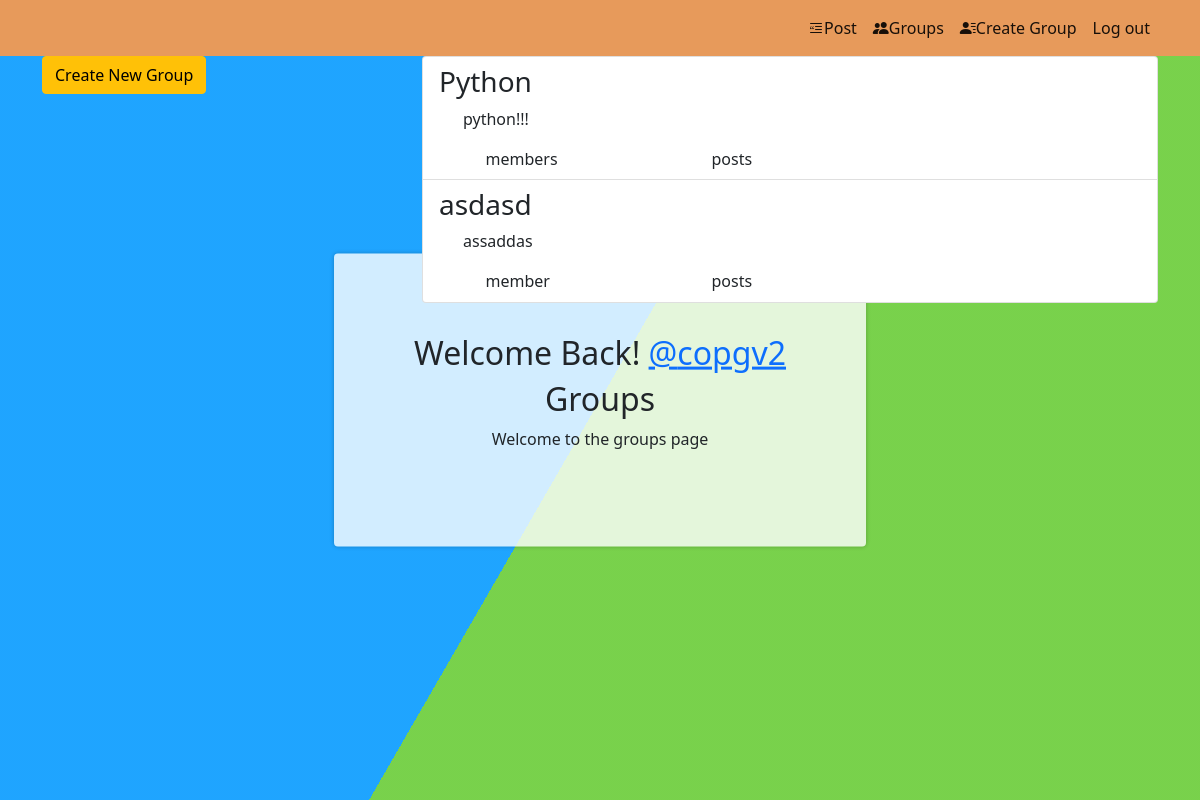
Page /groups/ (signed in) on the committed database.
### groups/models.py (models this page shows, shortened)
class Group(models.Model):
    name = models.CharField(max_length=256,unique=True)
    slug = models.SlugField(max_length=256,unique=True)
    description = models.TextField(default='',blank=True)
    description_html = models.TextField(editable=False, default='', blank=True)
    members = models.ManyToManyField(User,through='GroupMember')
    class Meta:
        ordering = ['name']

### groups/views.py (the view)
class ListGroup(generic.ListView):
    model = Group

### groups/templates/groups/group_list.html
{% extends 'groups/group_base.html' %}
{% block pregroup %}
<div class="col-md-4">
    <div class="content">
        {% if user.is_authenticated %}
        <h2>Welcome Back!
            <a href="{% url 'posts:for_user' username=user.username %}">@{{user.username }}</a>
        </h2>
        {% endif %}
        <h2>Groups</h2>
        <p> Welcome to the groups page </p>
    </div>
    {% if user.is_authenticated %}
    <a href="{% url 'groups:create' %}" class='btn btn-md btn-fill btn-warning'>
        <span class="glyphicon glyphicon-plus-sign">Create New Group</span>
    </a>
    {% endif %}
</div>
{% endblock pregroup %}
{% block group_content %}
<div class="col-md-8">
    <div class="list-group">
        {% for group in object_list %}
        <a href="{% url 'groups:single' slug=group.slug %} " class='list-group-item'>
            <h3 class='title list-group-item-heading'> {{group.name}} </h3>
            <div class="list-group-item-text container-fluid ">
                {{group.description_html|safe}}
                <div class="row">
                    <div class="col-md-4">
                        <span class='badge'> {{group.members.count}} </span>member{{group.members.count|pluralize}}
                    </div>
                    <div class="col-md-4">
                        <span class='badge'> {{group.posts.count}} </span>post{{group.posts.count|pluralize}}
                    </div>
                </div>
            </div>
        </a>
        {% endfor %}
    </div>
</div>
{% endblock group_content %}

### static/mypro/css/mypro3.css (style rules this page uses)
html { height:100%; }
body { margin:0; }
.content { background-color:rgba(255,255,255,.8); border-radius:.25em; box-shadow:0 0 .25em rgba(0,0,0,.25); box-sizing:border-box; left:50%; padding:10vmin; position:fixed; text-align:center; top:50%; transform:translate(-50%, -50%); }

### rows in the picture
Group: name "Python", description_html "python!!!"
Group: name "asdasd", description_html "assaddas"

### other values in the picture
{{ user.username }} "copgv2"
